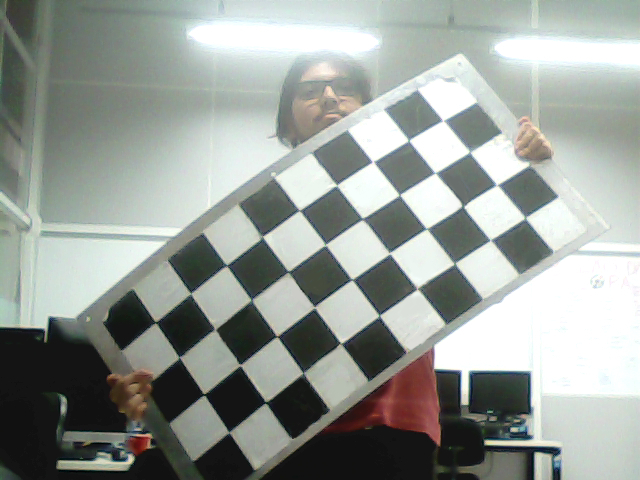
#> input picture camera/source/test.jpeg, 640 x 480 px, given in place of test.jpg, which was not available
$ python main.py
#> lines starting #> are read from the running program, lines starting #| are printed output that depends on the picture
import numpy as np
import cv2 as cv
import glob
# termination criteria
criteria = (cv.TERM_CRITERIA_EPS + cv.TERM_CRITERIA_MAX_ITER, 30, 0.001)

# prepare object points, like (0,0,0), (1,0,0), (2,0,0) ....,(4,5,0)
objp = np.zeros((6*7,3), np.float32)
objp[:,:2] = np.mgrid[0:7,0:6].T.reshape(-1,2)

# Arrays to store object points and image points from all the images.
objpoints = [] # 3d point in real world space
imgpoints = [] # 2d points in image plane.
images = glob.glob('left*')

# Adjust the arrays
for fname in images:
    img = cv.imread(fname)
    gray = cv.cvtColor(img, cv.COLOR_BGR2GRAY)

    # Find the chess board corners
    ret, corners = cv.findChessboardCorners(gray, (7,6), None)
    # If found, add object points, image points (after refining them)
    if ret == True:
        objpoints.append(objp)
        corners2 = cv.cornerSubPix(gray,corners, (11,11), (-1,-1), criteria)
        imgpoints.append(corners2)

# Load image that will be undistorted
img = cv.imread('test.jpg')
#> img is the input picture: shape (480, 640, 3); mean B, G, R 151.5, 156.8, 151
gray = cv.cvtColor(img, cv.COLOR_BGR2GRAY)
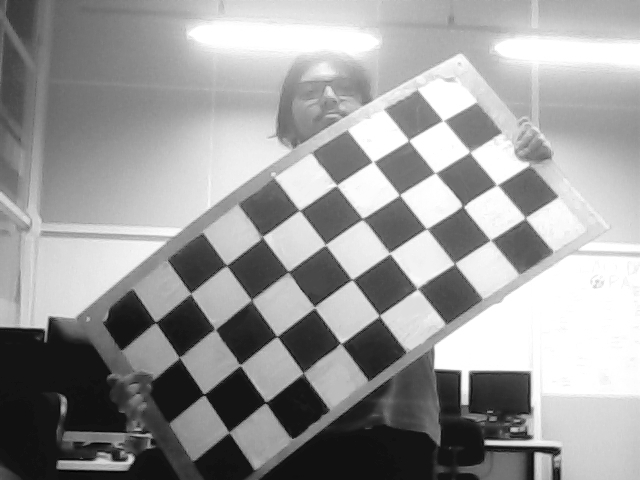
#> gray: shape (480, 640); min 0, max 255, mean 154.5

#> (the run stopped early here; a loop or call above may not have finished)

$ run again, with camera/source/Photo-1.jpeg copied over camera/source/test.jpeg
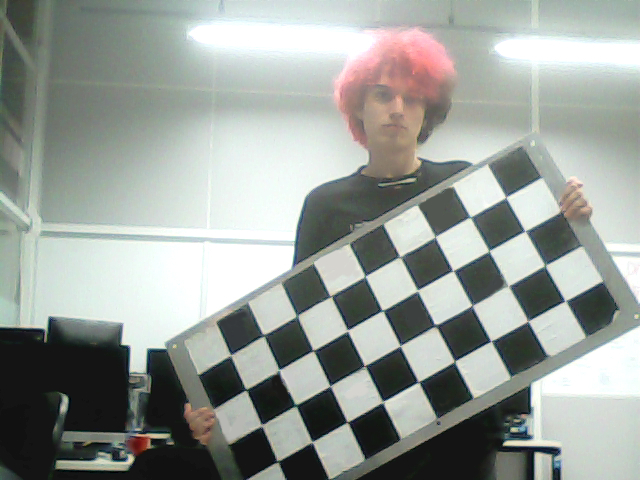
#> input picture camera/source/Photo-1.jpeg, 640 x 480 px, given in place of test.jpg, which was not available
#> img is the input picture: shape (480, 640, 3); mean B, G, R 152.9, 158.1, 152.4
#> `gray = cv.cvtColor(img, cv.COLOR_BGR2GRAY)`:
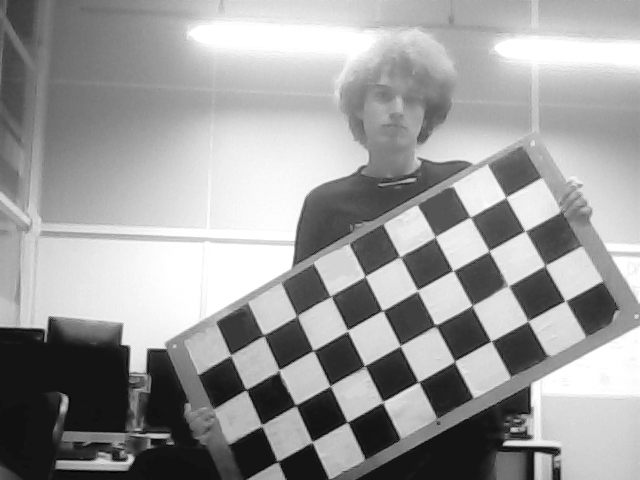
#> gray: shape (480, 640); min 0, max 255, mean 155.8

$ run again, with camera/source/Photo-10.jpeg copied over camera/source/test.jpeg
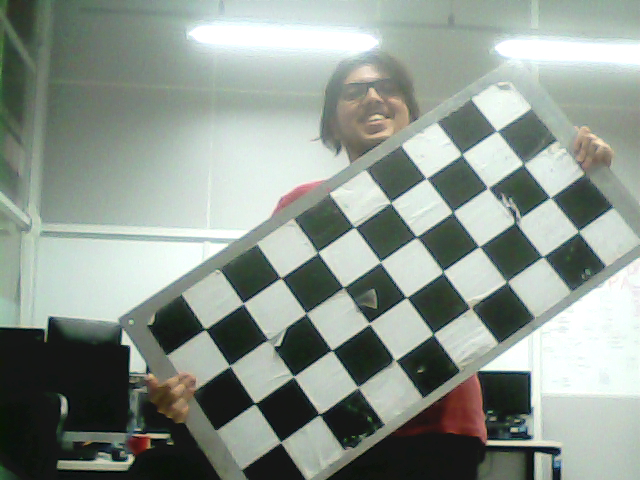
#> input picture camera/source/Photo-10.jpeg, 640 x 480 px, given in place of test.jpg, which was not available
#> img is the input picture: shape (480, 640, 3); mean B, G, R 142.6, 150.9, 140.8
#> `gray = cv.cvtColor(img, cv.COLOR_BGR2GRAY)`:
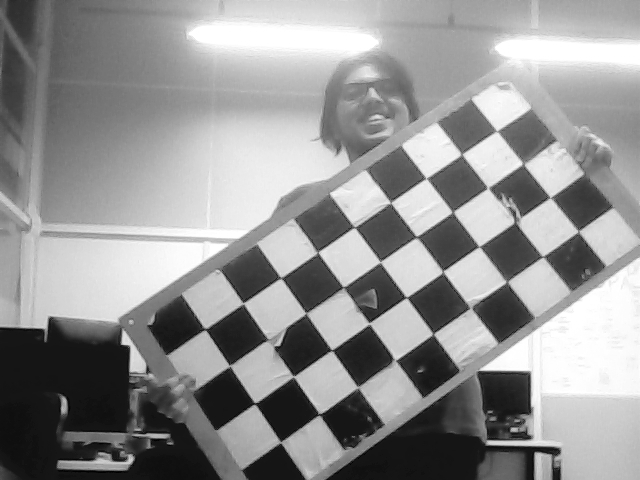
#> gray: shape (480, 640); min 0, max 255, mean 146.9

$ run again, with camera/source/Photo-2.jpeg copied over camera/source/test.jpeg
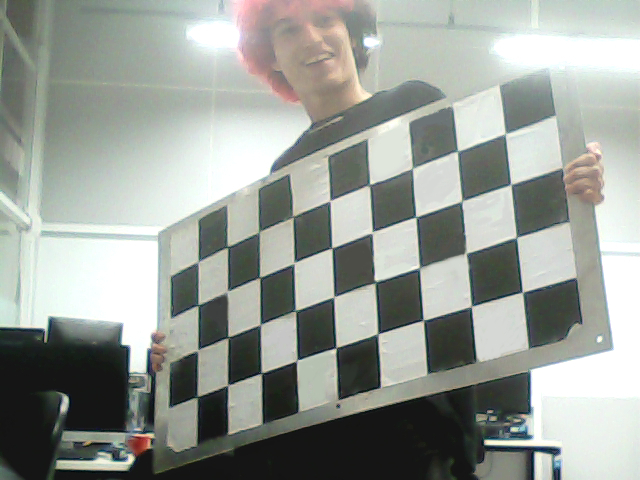
#> input picture camera/source/Photo-2.jpeg, 640 x 480 px, given in place of test.jpg, which was not available
#> img is the input picture: shape (480, 640, 3); mean B, G, R 150.8, 157, 151.9
#> `gray = cv.cvtColor(img, cv.COLOR_BGR2GRAY)`:
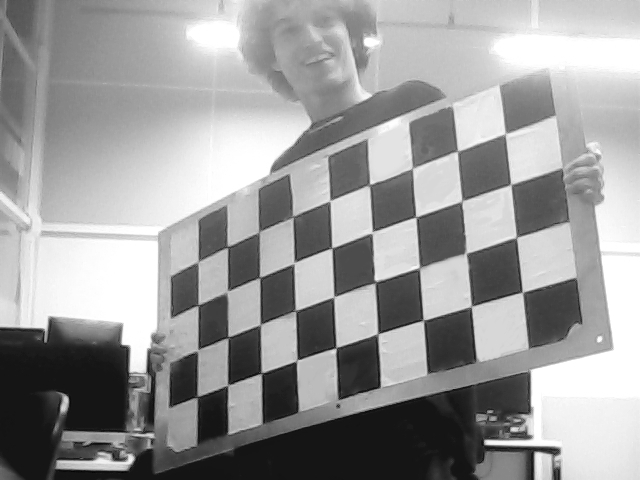
#> gray: shape (480, 640); min 1, max 255, mean 154.7
